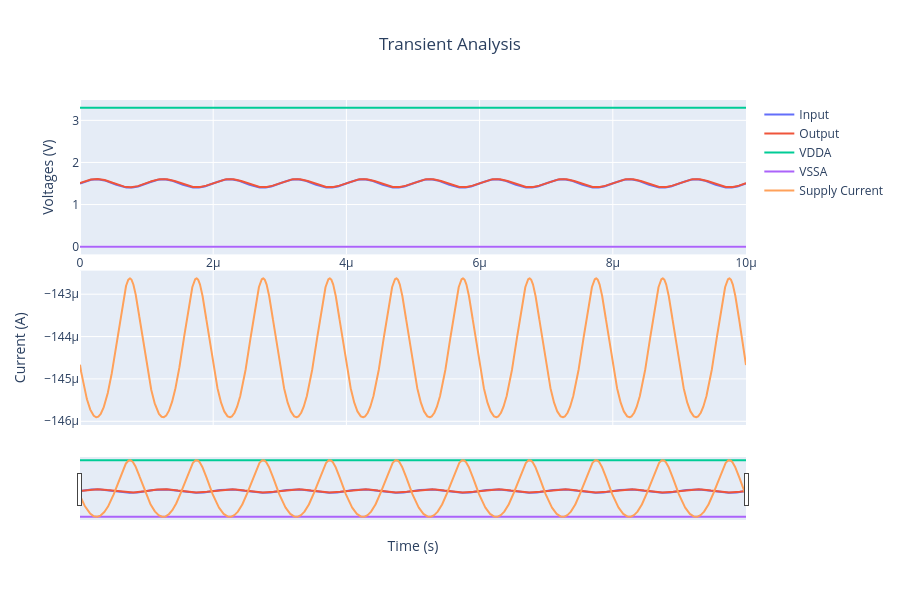

Here is the notebook cell this chart was saved with:
### Code cell
spice_file = "/foss/designs/simulations/tb_ota_5t/test_tran/results.raw"


data = y2p.load_spice_raw(spice_file)

for signal, _ in data.items():
    print(f"  - {signal}")

spec = y2p.PlotSpec.from_yaml("""
title: "Transient Analysis"

X:
  signal: "time"
  label: "Time (s)"

Y:
  - label: "Voltages (V)"
    signals:
      Input: "v(in)"
      Output: "v(out)"
      VDDA: "v(vdda)"
      VSSA: "v(vssa)"
      
  - label: "Current (A)"
    signals:
      Supply Current: "i(v_vdda)"

height: 600
show_rangeslider: true
""")

fig = y2p.plot(data, spec)

### Figure 1 — Plotly figure (JSON) as saved in the notebook; plotly's stock layout.template omitted (floating-point values rounded to 4 significant figures; data arrays with more than 128 entries replaced by an {"elided": "..."} marker saying what was removed)
{"data": [{"name": "Input", "type": "scatter", "x": {"elided": "10008 float values"}, "y": {"elided": "10008 float values"}, "yaxis": "y"}, {"name": "Output", "type": "scatter", "x": {"elided": "10008 float values"}, "y": {"elided": "10008 float values"}, "yaxis": "y"}, {"name": "VDDA", "type": "scatter", "x": {"elided": "10008 float values"}, "y": {"elided": "10008 float values"}, "yaxis": "y"}, {"name": "VSSA", "type": "scatter", "x": {"elided": "10008 float values"}, "y": {"elided": "10008 float values"}, "yaxis": "y"}, {"name": "Supply Current", "type": "scatter", "x": {"elided": "10008 float values"}, "y": {"elided": "10008 float values"}, "yaxis": "y2"}], "layout": {"dragmode": "zoom", "height": 600, "showlegend": true, "title": {"text": "Transient Analysis", "x": 0.5, "xanchor": "center"}, "xaxis": {"exponentformat": "SI", "fixedrange": false, "rangeslider": {"visible": true}, "showgrid": true, "title": {"text": "Time (s)"}, "type": "linear"}, "yaxis": {"domain": [0.525, 1], "exponentformat": "SI", "fixedrange": false, "showgrid": true, "title": {"text": "Voltages (V)"}, "type": "linear"}, "yaxis2": {"domain": [5.551e-17, 0.475], "exponentformat": "SI", "fixedrange": false, "showgrid": true, "title": {"text": "Current (A)"}, "type": "linear"}}}
